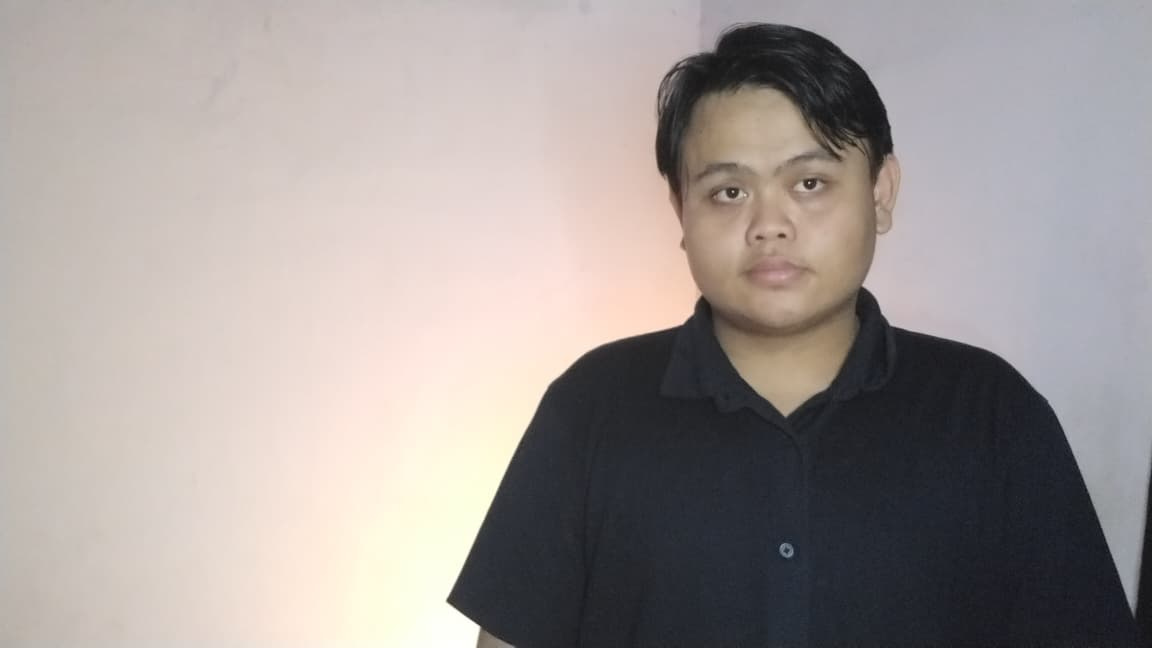
#> input picture Minggu 1/images/foto_aktivitas.jpeg, 1152 x 648 px, given in place of j.png, which was not available
$ jupyter execute --allow-errors Week9.ipynb   (text cells are left out)
#> lines starting #> are read from the running program, lines starting #| are printed output that depends on the picture; after the words box and inside, x2 and y2 are one past the last pixel; in counts of white or black regions, pixels touching at a corner belong together
[cell 1]
from pathlib import Path
import os

try:
    from google.colab import drive
    DI_COLAB = True
except ImportError:
    DI_COLAB = False

if DI_COLAB:
    drive.mount('/content/drive')
    IMAGES = Path('/content/drive/MyDrive/PCVK/Minggu 9/images')
else:
    lokasi = [Path.cwd() / 'images', Path.cwd() / 'Minggu 9' / 'images']
    IMAGES = Path(os.environ['PCVK_IMAGES']) if os.environ.get('PCVK_IMAGES') else next(
        (folder for folder in lokasi if folder.is_dir()), lokasi[0]
    )

HASIL = Path.cwd() / 'hasil_minggu9'
HASIL.mkdir(parents=True, exist_ok=True)
print('Folder gambar:', IMAGES)

[cell 2]
import cv2
import numpy as np
from matplotlib import pyplot as plt
from skimage import filters, io, color, morphology, img_as_float
from skimage.morphology import skeletonize

plt.rcParams['figure.dpi'] = 100

def baca_gambar(nama, grayscale=False):
#> called with nama = 'j.png', grayscale = True
    path = IMAGES / nama
    image = cv2.imread(str(path), cv2.IMREAD_GRAYSCALE if grayscale else cv2.IMREAD_COLOR)
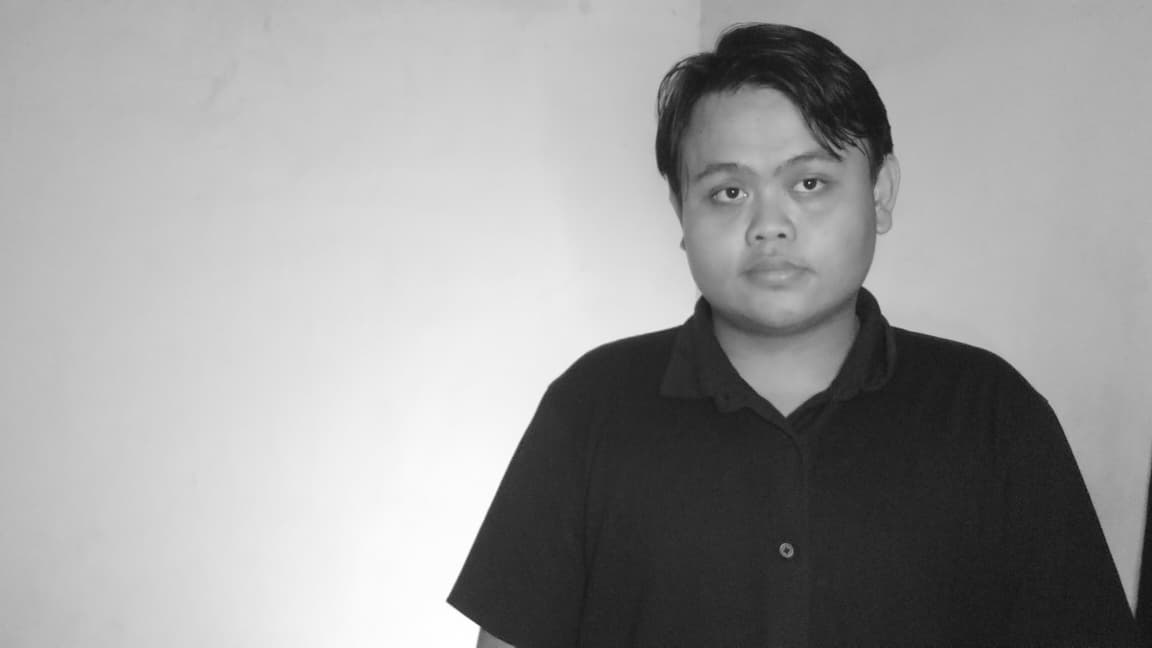
#> image: shape (648, 1152); min 18, max 255, mean 156.2
    if image is None:
        raise FileNotFoundError(f'Gambar tidak ditemukan atau tidak dapat dibaca: {path}')
    return image

def tampilkan(images, titles, rows=1, cols=None, figsize=(12, 4), cmaps=None, simpan=None):
    cols = len(images) if cols is None else cols
    fig, axes = plt.subplots(rows, cols, figsize=figsize, squeeze=False)
    for i, (ax, image, title) in enumerate(zip(axes.flat, images, titles)):
        if image.ndim == 2:
            ax.imshow(image, cmap=cmaps[i] if cmaps else 'gray')
        else:
            ax.imshow(cv2.cvtColor(image, cv2.COLOR_BGR2RGB))
        ax.set_title(title)
        ax.axis('off')
    for ax in list(axes.flat)[len(images):]:
        ax.axis('off')
    fig.tight_layout()
    if simpan:
        fig.savefig(HASIL / simpan, dpi=150, bbox_inches='tight')
    plt.show()
    plt.close(fig)

gambar_wajib = ['plat nomer.jpg', 'j.png', 'kitten01.jpg', 'lily.jpg']
belum_ada = [nama for nama in gambar_wajib if not (IMAGES / nama).is_file()]
#> (the rest of this cell did not finish here and is left out)

[cell 3]
def dilasi_citra(F, SED):
    p, q = F.shape
    tinggi, lebar = SED.shape
    cy, cx = tinggi // 2, lebar // 2
    padded = np.pad(F, ((cy, cy), (cx, cx)), mode='constant', constant_values=0)
    imgD = np.zeros((p, q), dtype=np.uint8)
    aktif = SED != 0
    for i in range(p):
        for j in range(q):
            temp = padded[i:i + tinggi, j:j + lebar]
            imgD[i, j] = np.max(temp[aktif])
    return imgD

SED_cross3 = np.array([[0, 1, 0], [1, 1, 1], [0, 1, 0]], dtype=np.uint8)
#> (the rest of this cell did not finish here and is left out)

#> (a cell that did not finish here is left out)

[cell 5]
def erosi_citra(F, SE):
    m, n = F.shape
    tinggi, lebar = SE.shape
    cy, cx = tinggi // 2, lebar // 2
    padded = np.pad(F, ((cy, cy), (cx, cx)), mode='constant', constant_values=255)
    imgE = np.zeros((m, n), dtype=np.uint8)
    aktif = SE != 0
    for i in range(m):
        for j in range(n):
            temp = padded[i:i + tinggi, j:j + lebar]
            imgE[i, j] = np.min(temp[aktif])
    return imgE

SE_square5 = np.ones((5, 5), dtype=np.uint8)
#> (the rest of this cell did not finish here and is left out)

[cell 6]
kernel_square5 = np.ones((5, 5), np.uint8)
#> (the rest of this cell did not finish here and is left out)

[cell 7]
kernel_square3 = np.ones((3, 3), np.uint8)
#> (the rest of this cell did not finish here and is left out)

#> (a cell that did not finish here is left out)

#> (a cell that did not finish here is left out)

#> (a cell that did not finish here is left out)

[cell 11]
SED_cross5 = np.array([
    [0, 0, 1, 0, 0],
    [0, 0, 1, 0, 0],
    [1, 1, 1, 1, 1],
    [0, 0, 1, 0, 0],
    [0, 0, 1, 0, 0],
], dtype=np.uint8)
dilasi_cross = {}
#> (the rest of this cell did not finish here and is left out)

[cell 12]
dilasi_circular = {}
kernel_circular = {}
#> (the rest of this cell did not finish here and is left out)

[cell 13]
erosi_rectangle = {}
kernel_rectangle = {}
#> (the rest of this cell did not finish here and is left out)

[cell 14]
img_j = baca_gambar('j.png', grayscale=True)
ret, thresh_j = cv2.threshold(img_j, 127, 225, cv2.THRESH_BINARY)
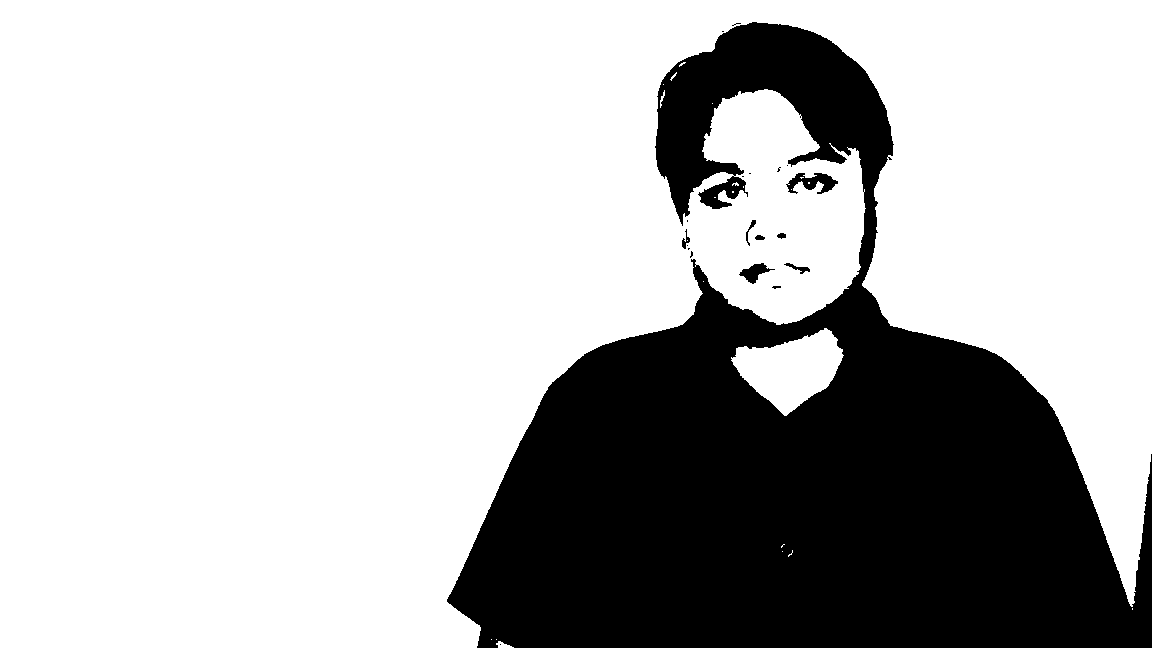
#> thresh_j: shape (648, 1152); values 0 (black) and 225 (white), 72.1% white; 20 black regions (12 under 20 px), largest, box (x1, y1, x2, y2) and area: (447, 22, 1152, 648) 206823, (786, 173, 838, 194) 564, (739, 263, 775, 284) 324
erosi_vertikal = {}
kernel_vertikal = {}
for panjang in [3, 5]:
    kernel = cv2.getStructuringElement(cv2.MORPH_ELLIPSE, (1, panjang))
    kernel_vertikal[panjang] = kernel
    erosi_vertikal[panjang] = erosi_citra(thresh_j, kernel)
    print(f'SE line vertikal {panjang}:')
    print(kernel)
    tampilkan([img_j, erosi_vertikal[panjang]], ['Citra awal', f'Erosi line vertikal {panjang}'])
#> this loop made 2 passes
#> cols in tampilkan on passes 1 to 2: 2, 2
#> pass 1, in erosi_citra, `padded = np.pad(F, ((cy, cy), (cx, cx)), mode='constant', constant_val..`:
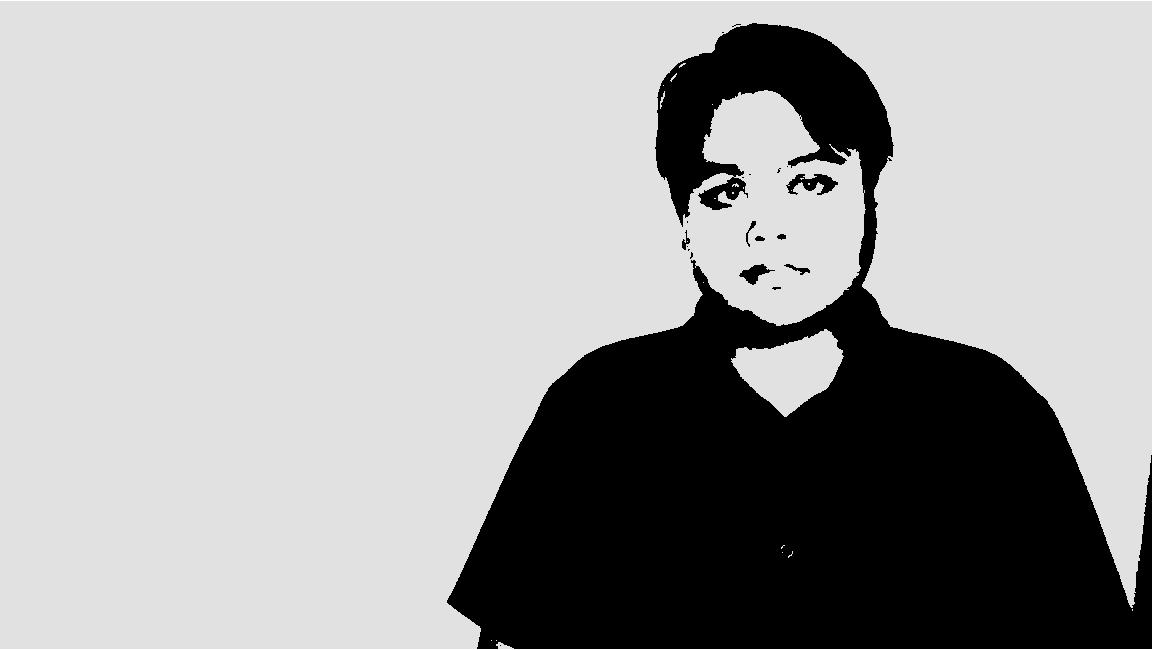
#> padded: shape (650, 1152); min 0, max 255, mean 162.6
#> pass 1, in tampilkan, `plt.show()`:
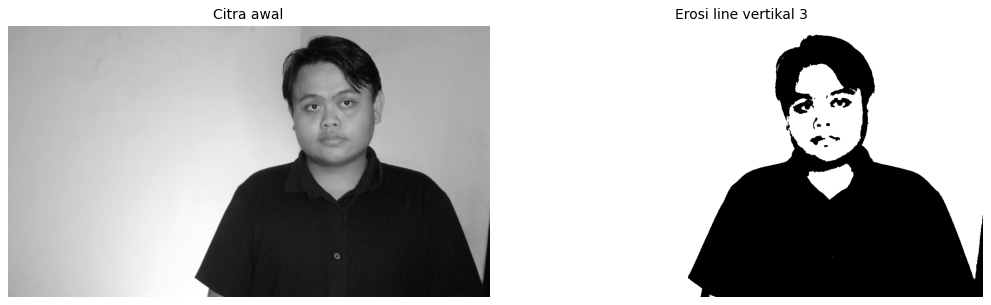
#> figure drawn by matplotlib, 2 panels
#> after the loop, erosi_vertikal = 2 items; kernel_vertikal = {3: [1, 1, 1], 5: [1, 1, 1, 1, 1]}
